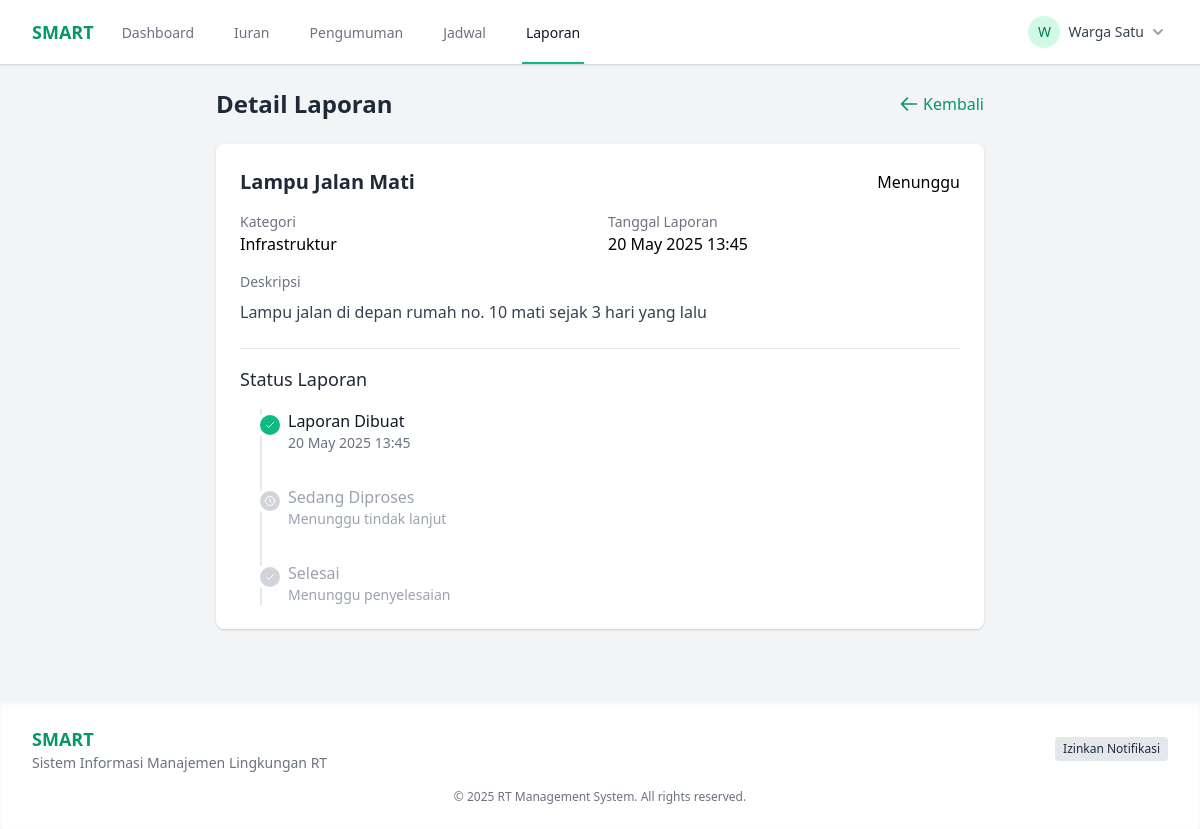
The app's page /report/1 (signed in) with its own data.
### tables this page shows
CREATE TABLE IF NOT EXISTS reports (
    id INT AUTO_INCREMENT PRIMARY KEY,
    user_id INT NOT NULL,
    title VARCHAR(200) NOT NULL,
    description TEXT NOT NULL,
    category VARCHAR(50) NOT NULL,
    image VARCHAR(255),
    status ENUM('pending', 'in_progress', 'resolved', 'rejected') NOT NULL DEFAULT 'pending',
    admin_response TEXT,
    created_at DATETIME DEFAULT CURRENT_TIMESTAMP,
    updated_at DATETIME ON UPDATE CURRENT_TIMESTAMP,
    FOREIGN KEY (user_id) REFERENCES users(id) ON DELETE CASCADE
);

### app/controllers/ReportController.php (called while the page is built, shortened)
<?php
class ReportController {
    public function view($id) {
        $reportModel = new Report();
        $report = $reportModel->findById($id);
        $data = ['report' => $report];
        require_once BASE_PATH . '/app/views/resident/view_reports.php';
    }
}

### public/index.php (called while the page is built, shortened)
<?php
require_once BASE_PATH . '/config/database.php';
spl_autoload_register(function ($class) {
    $class = str_replace('\\', DIRECTORY_SEPARATOR, $class);
    $file = BASE_PATH . DIRECTORY_SEPARATOR . $class . '.php';
});
require_once BASE_PATH . '/routes/web.php';
$url = isset($_GET['url']) ? $_GET['url'] : '';
$url = rtrim($url, '/');
Router::route($url);

### config/database.php (called while the page is built, shortened)
<?php
class Database {
    private static $instance = null;
    private $connection;
    private function __construct() {
        try {
            $this->connection = new PDO(
                'mysql:host=' . DB_HOST . ';dbname=' . DB_NAME . ';charset=utf8mb4',
                DB_USER,
                DB_PASS,
                [
                    PDO::ATTR_ERRMODE => PDO::ERRMODE_EXCEPTION,
                    PDO::ATTR_DEFAULT_FETCH_MODE => PDO::FETCH_ASSOC,
                    PDO::ATTR_EMULATE_PREPARES => false
                ]
            );
        } catch (PDOException $e) {
            die('Database Connection Error: ' . $e->getMessage());
        }
    }
    public static function getInstance() {
        if (self::$instance === null) {
            self::$instance = new self();
        }
        return self::$instance;
    }
    public function getConnection() {
        return $this->connection;
    }
}

### app/models/Report.php (called while the page is built, shortened)
<?php
class Report {
    private $db;
    public function __construct() {
        $this->db = \Database::getInstance()->getConnection();
    }
    public function findById($id) {
        $stmt = $this->db->prepare("
            SELECT r.*, u.name as user_name
            FROM reports r
            JOIN users u ON r.user_id = u.id
            WHERE r.id = :id
        ");
        $stmt->execute(['id' => $id]);
        return $stmt->fetch();
    }
}

### app/views/resident/view_reports.php (the view, shortened to what this page needs)
<!DOCTYPE html>
<html lang="id">
<head>
    <link href="https://cdn.jsdelivr.net/npm/tailwindcss@2.2.19/dist/tailwind.min.css" rel="stylesheet">
    <link rel="stylesheet" href="/css/styles.css">
</head>
<body class="bg-gray-100 min-h-screen flex flex-col">
    <?php include BASE_PATH . '/app/views/components/resident_header.php'; ?>
    <main class="flex-1 p-4 md:p-6">
        <div class="max-w-3xl mx-auto">
            <div class="flex justify-between items-center mb-6">
                <h1 class="text-2xl font-bold text-gray-800">Detail Laporan</h1>
                <a href="/reports" class="text-green-600 hover:text-green-800 flex items-center">
                    <svg xmlns="http://www.w3.org/2000/svg" class="h-5 w-5 mr-1" fill="none" viewBox="0 0 24 24" stroke="currentColor">
                        <path stroke-linecap="round" stroke-linejoin="round" stroke-width="2" d="M10 19l-7-7m0 0l7-7m-7 7h18" />
                    </svg>
                    Kembali
                </a>
            </div>
            <div class="bg-white rounded-lg shadow overflow-hidden mb-6">
                <div class="p-6">
                    <div class="flex items-center justify-between mb-4">
                        <h2 class="text-xl font-bold text-gray-800"><?= htmlspecialchars($data['report']['title']) ?></h2>
                        <span class="badge badge-<?= $data['report']['status'] ?>">
                            <?php
                            switch ($data['report']['status']) {
                                case 'pending':
                                    echo 'Menunggu';
                                    break;
                            }
                            ?>
                        </span>
                    </div>
                    <div class="grid grid-cols-1 md:grid-cols-2 gap-4 mb-4">
                        <div>
                            <p class="text-sm text-gray-500">Kategori</p>
                            <p class="font-medium"><?= htmlspecialchars($data['report']['category']) ?></p>
                        </div>
                        <div>
                            <p class="text-sm text-gray-500">Tanggal Laporan</p>
                            <p class="font-medium"><?= date('d F Y H:i', strtotime($data['report']['created_at'])) ?></p>
                        </div>
                    </div>
                    <div class="mb-6">
                        <p class="text-sm text-gray-500 mb-2">Deskripsi</p>
                        <p class="text-gray-700 whitespace-pre-line"><?= htmlspecialchars($data['report']['description']) ?></p>
                    </div>
                    <div class="border-t pt-4 mt-6">
                        <h3 class="text-lg font-medium text-gray-800 mb-4">Status Laporan</h3>
                        <div class="relative">
                            <div class="ml-12 relative pb-8">
                                <div class="absolute -left-7 mt-1.5">
                                    <span class="h-5 w-5 rounded-full bg-green-500 flex items-center justify-center ring-4 ring-white">
                                        <svg class="h-3 w-3 text-white" xmlns="http://www.w3.org/2000/svg" fill="none" viewBox="0 0 24 24" stroke="currentColor">
                                            <path stroke-linecap="round" stroke-linejoin="round" stroke-width="2" d="M5 13l4 4L19 7" />
                                        </svg>
                                    </span>
                                </div>
                                <div>
                                    <p class="font-medium text-gray-900">Laporan Dibuat</p>
                                    <p class="text-sm text-gray-500"><?= date('d F Y H:i', strtotime($data['report']['created_at'])) ?></p>
                                </div>
                            </div>
                            <div class="ml-12 relative pb-8">
                                <div class="absolute -left-7 mt-1.5">
                                    <span class="h-5 w-5 rounded-full bg-gray-300 flex items-center justify-center ring-4 ring-white">
                                        <svg class="h-3 w-3 text-white" xmlns="http://www.w3.org/2000/svg" fill="none" viewBox="0 0 24 24" stroke="currentColor">
                                            <path stroke-linecap="round" stroke-linejoin="round" stroke-width="2" d="M12 8v4l3 3m6-3a9 9 0 11-18 0 9 9 0 0118 0z" />
                                        </svg>
                                    </span>
                                </div>
                                <div>
                                    <p class="font-medium text-gray-400">Sedang Diproses</p>
                                    <p class="text-sm text-gray-400">Menunggu tindak lanjut</p>
                                </div>
                            </div>
                             <?php if ($data['report']['status'] === 'completed'): ?>
                                 <div class="ml-12 relative">
                                    <div class="absolute -left-7 mt-1.5">
                                        <span class="h-5 w-5 rounded-full bg-green-500 flex items-center justify-center ring-4 ring-white">
                                            <svg class="h-3 w-3 text-white" xmlns="http://www.w3.org/2000/svg" fill="none" viewBox="0 0 24 24" stroke="currentColor">
                                                <path stroke-linecap="round" stroke-linejoin="round" stroke-width="2" d="M5 13l4 4L19 7" />
                                            </svg>
                                        </span>
                                    </div>
                                    <div>
                                        <p class="font-medium text-gray-900">Selesai</p>
                                        <p class="text-sm text-gray-500">Laporan telah diselesaikan</p>
                                        <p class="text-sm text-gray-500"><?= !empty($data['report']['updated_at']) ? date('d F Y H:i', strtotime($data['report']['updated_at'])) : '' ?></p>
                                    </div>
                                </div>
                            <?php else: ?>
                                <div class="ml-12 relative">
                                    <div class="absolute -left-7 mt-1.5">
                                        <span class="h-5 w-5 rounded-full bg-gray-300 flex items-center justify-center ring-4 ring-white">
                                            <svg class="h-3 w-3 text-white" xmlns="http://www.w3.org/2000/svg" fill="none" viewBox="0 0 24 24" stroke="currentColor">
                                                <path stroke-linecap="round" stroke-linejoin="round" stroke-width="2" d="M5 13l4 4L19 7" />
                                            </svg>
                                        </span>
                                    </div>
                                    <div>
                                        <p class="font-medium text-gray-400">Selesai</p>
                                        <p class="text-sm text-gray-400">Menunggu penyelesaian</p>
                                    </div>
                                </div>
                            <?php endif; ?>
                        </div>
                    </div>
                </div>
            </div>
        </div>
    </main>
    <?php include BASE_PATH . '/app/views/components/resident_footer.php'; ?>
</body>
</html>

### routes/web.php (shortened to what this page needs)
<?php
class Router {
    private static $routes = [];
    public static function register($method, $url, $controller, $action) {
        self::$routes[] = [
            'method' => $method,
            'url' => $url,
            'controller' => $controller,
            'action' => $action
        ];
    }
    public static function route($url) {
        $method = $_SERVER['REQUEST_METHOD'];
        foreach (self::$routes as $route) {
            $pattern = self::convertRouteToRegex($route['url']);
            if ($route['method'] == $method && preg_match($pattern, $url, $matches)) {
                array_shift($matches);
                $controller = new $controllerName();
                call_user_func_array([$controller, $route['action']], $matches);
                return;
            }
        }
    }
    private static function convertRouteToRegex($route) {
        $route = preg_replace('/\:([a-zA-Z0-9]+)/', '([^/]+)', $route);
        return '/^' . str_replace('/', '\/', $route) . '$/';
    }
}

### app/views/components/resident_header.php (shortened to what this page needs)
<header class="bg-white shadow">
    <div class="max-w-7xl mx-auto px-4 sm:px-6 lg:px-8">
        <div class="flex justify-between h-16">
            <div class="flex">
                <div class="flex-shrink-0 flex items-center">
                    <h1 class="text-lg font-bold text-green-600">SMART</h1>
                </div>
                <nav class="hidden md:ml-6 md:flex md:space-x-8">
                    <a href="/dashboard" class="<?= strpos($_SERVER['REQUEST_URI'], '/dashboard') !== false ? 'border-green-500 text-gray-900' : 'border-transparent text-gray-500 hover:border-gray-300 hover:text-gray-700' ?> inline-flex items-center px-1 pt-1 border-b-2 text-sm font-medium">
                        Dashboard
                    </a>
                    <a href="/fees" class="<?= strpos($_SERVER['REQUEST_URI'], '/fee') !== false ? 'border-green-500 text-gray-900' : 'border-transparent text-gray-500 hover:border-gray-300 hover:text-gray-700' ?> inline-flex items-center px-1 pt-1 border-b-2 text-sm font-medium">
                        Iuran
                    </a>
                    <a href="/announcements" class="<?= strpos($_SERVER['REQUEST_URI'], '/announcement') !== false ? 'border-green-500 text-gray-900' : 'border-transparent text-gray-500 hover:border-gray-300 hover:text-gray-700' ?> inline-flex items-center px-1 pt-1 border-b-2 text-sm font-medium">
                        Pengumuman
                    </a>
                    <a href="/schedules" class="<?= strpos($_SERVER['REQUEST_URI'], '/schedule') !== false ? 'border-green-500 text-gray-900' : 'border-transparent text-gray-500 hover:border-gray-300 hover:text-gray-700' ?> inline-flex items-center px-1 pt-1 border-b-2 text-sm font-medium">
                        Jadwal
                    </a>
                    <a href="/reports" class="<?= strpos($_SERVER['REQUEST_URI'], '/report') !== false ? 'border-green-500 text-gray-900' : 'border-transparent text-gray-500 hover:border-gray-300 hover:text-gray-700' ?> inline-flex items-center px-1 pt-1 border-b-2 text-sm font-medium">
                        Laporan
                    </a>
                </nav>
            </div>
            <div class="flex items-center">
                <div class="ml-3 relative">
                    <div>
                        <button type="button" class="flex items-center max-w-xs rounded-full text-sm focus:outline-none focus:ring-2 focus:ring-offset-2 focus:ring-green-500" id="user-menu-button" aria-expanded="false" aria-haspopup="true">
                            <span class="inline-flex items-center justify-center h-8 w-8 rounded-full bg-green-100">
                                <span class="text-sm font-medium leading-none text-green-700"><?= substr($_SESSION['name'], 0, 1) ?></span>
                            </span>
                            <span class="ml-2 text-gray-700"><?= htmlspecialchars($_SESSION['name']) ?></span>
                            <svg xmlns="http://www.w3.org/2000/svg" class="ml-1 h-5 w-5 text-gray-400" viewBox="0 0 20 20" fill="currentColor">
                                <path fill-rule="evenodd" d="M5.293 7.293a1 1 0 011.414 0L10 10.586l3.293-3.293a1 1 0 111.414 1.414l-4 4a1 1 0 01-1.414 0l-4-4a1 1 0 010-1.414z" clip-rule="evenodd" />
                            </svg>
                        </button>
                    </div>
                </div>
            </div>
        </div>
    </div>
</header>

### app/views/components/resident_footer.php (shortened to what this page needs)
<footer class="bg-white shadow-inner mt-6">
    <div class="max-w-7xl mx-auto py-6 px-4 sm:px-6 lg:px-8">
        <div class="flex flex-col md:flex-row justify-between items-center">
            <div class="mb-4 md:mb-0">
                <h2 class="text-lg font-bold text-green-600">SMART</h2>
                <p class="text-sm text-gray-500">Sistem Informasi Manajemen Lingkungan RT</p>
            </div>
            <div class="flex space-x-4">
                <button id="notification-btn" class="text-xs bg-gray-200 hover:bg-gray-300 text-gray-800 font-medium py-1 px-2 rounded transition-colors">
                    Izinkan Notifikasi
                </button>
            </div>
        </div>
        <div class="mt-4 text-center text-xs text-gray-500">
            <p>&copy; <?= date('Y') ?> RT Management System. All rights reserved.</p>
        </div>
    </div>
</footer>

### public/css/styles.css (style rules this page uses)
.badge { @apply inline-flex items-center px-2.5 py-0.5 rounded-full text-xs font-medium; }
.badge-pending { @apply bg-yellow-100 text-yellow-800; }

### records on screen
reports: title "Lampu Jalan Mati", status "Menunggu", category "Infrastruktur", created_at "20 May 2025 13:45", description "Lampu jalan di depan rumah no. 10 mati sejak 3 hari yang lalu"
